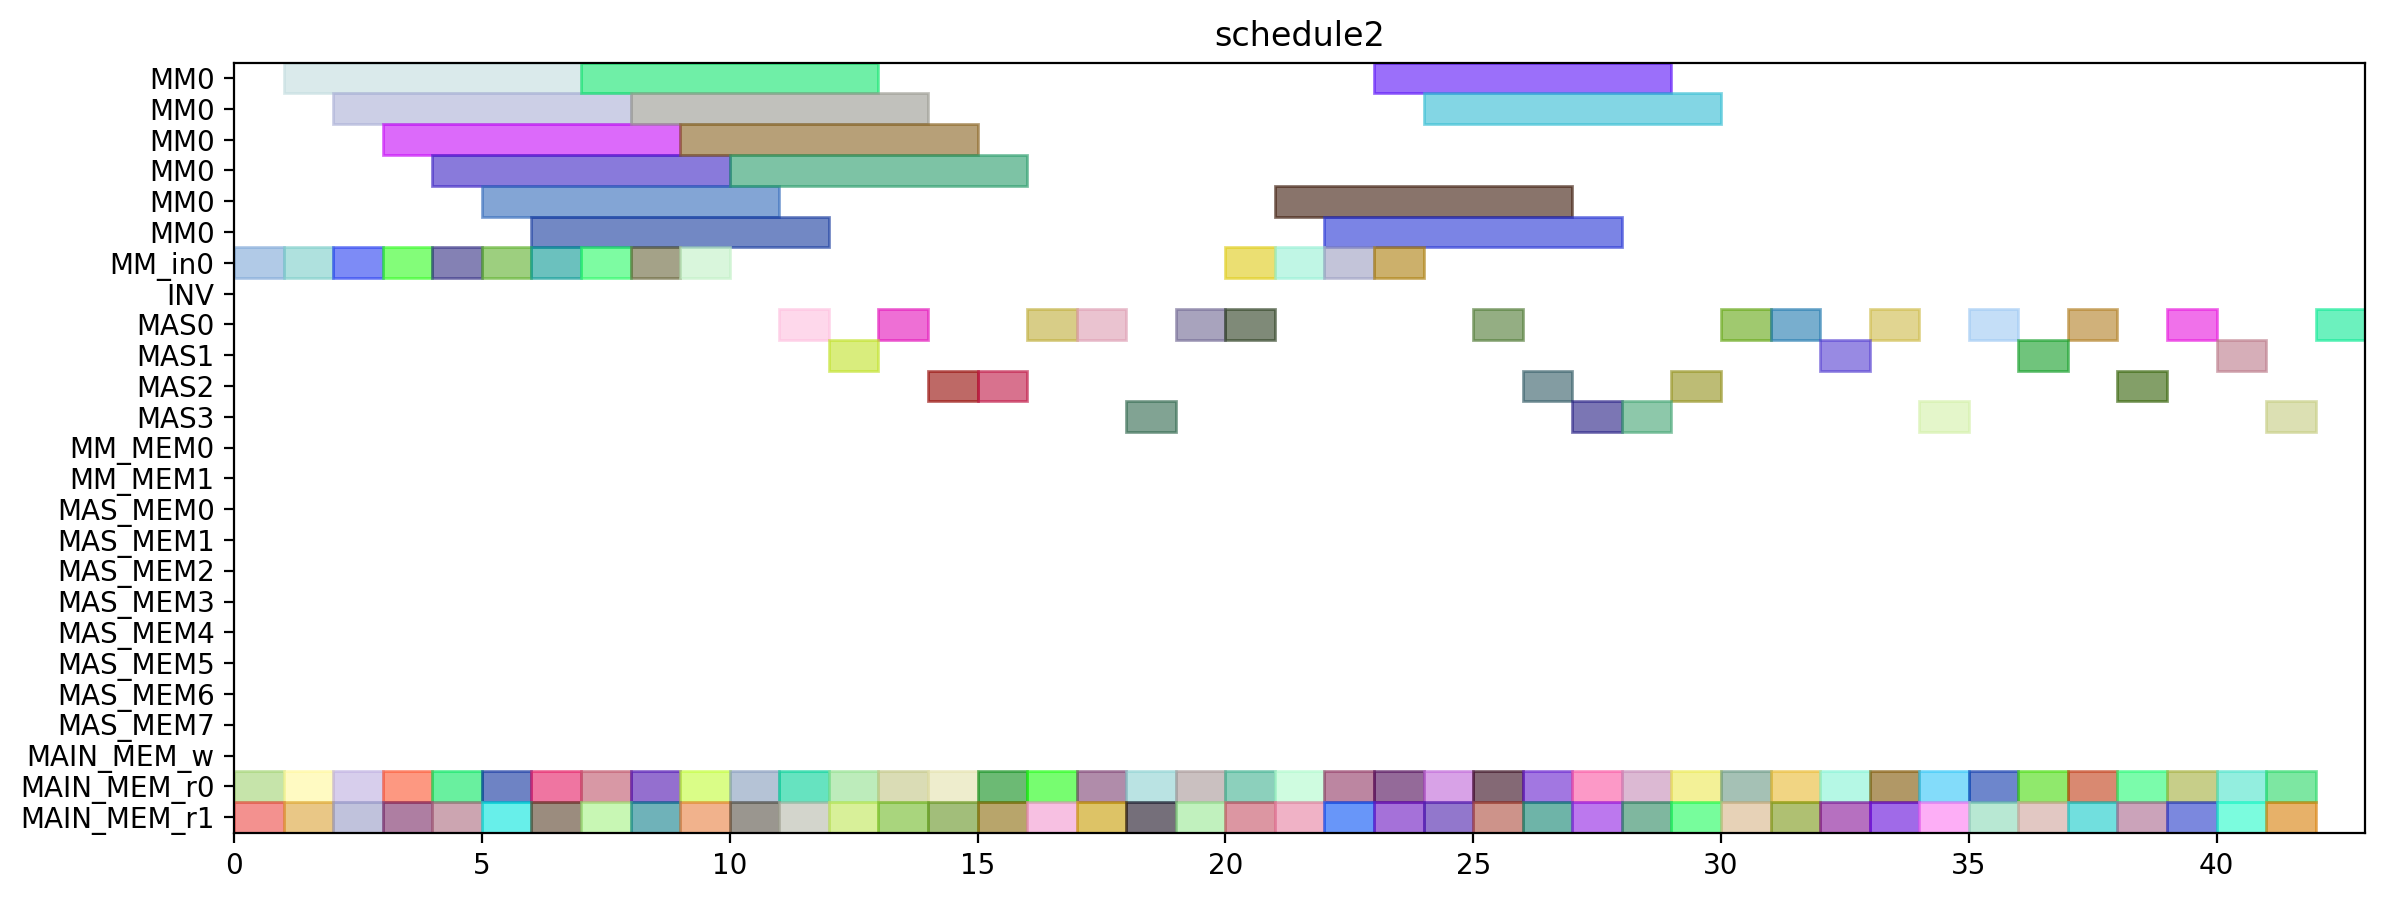

The Python source for this figure:
from pyschedule import Scenario, solvers, plotters, alt


def solve():
	horizon = 131
	S = Scenario("schedule2", horizon=horizon)

	# resource
	MM = S.Resources('MM', num=1, size=6)
	MM_in = S.Resources('MM_in', num=1)
	INV = S.Resource('INV')
	MAS = S.Resources('MAS', num=4, size=1, periods=range(1, horizon))
	MM_MEM = S.Resources('MM_MEM', num=2)
	MAS_MEM = S.Resources('MAS_MEM', num=8)
	MAIN_MEM_w = S.Resource('MAIN_MEM_w', size=1)
	MAIN_MEM_r = S.Resources('MAIN_MEM_r', num=2)

	# result of previous scheduling
	t4_t1_t1_in = S.Task('t4_t1_t1_in', length=1, delay_cost=1)
	S += t4_t1_t1_in >= 0
	t4_t1_t1_in += MM_in[0]

	t4_t1_t1_mem0 = S.Task('t4_t1_t1_mem0', length=1, delay_cost=1)
	S += t4_t1_t1_mem0 >= 0
	t4_t1_t1_mem0 += MAIN_MEM_r[0]

	t4_t1_t1_mem1 = S.Task('t4_t1_t1_mem1', length=1, delay_cost=1)
	S += t4_t1_t1_mem1 >= 0
	t4_t1_t1_mem1 += MAIN_MEM_r[1]

	t1_t0_in = S.Task('t1_t0_in', length=1, delay_cost=1)
	S += t1_t0_in >= 1
	t1_t0_in += MM_in[0]

	t1_t0_mem0 = S.Task('t1_t0_mem0', length=1, delay_cost=1)
	S += t1_t0_mem0 >= 1
	t1_t0_mem0 += MAIN_MEM_r[0]

	t1_t0_mem1 = S.Task('t1_t0_mem1', length=1, delay_cost=1)
	S += t1_t0_mem1 >= 1
	t1_t0_mem1 += MAIN_MEM_r[1]

	t4_t1_t1 = S.Task('t4_t1_t1', length=6, delay_cost=1)
	S += t4_t1_t1 >= 1
	t4_t1_t1 += MM[0]

	t0_t0_in = S.Task('t0_t0_in', length=1, delay_cost=1)
	S += t0_t0_in >= 2
	t0_t0_in += MM_in[0]

	t0_t0_mem0 = S.Task('t0_t0_mem0', length=1, delay_cost=1)
	S += t0_t0_mem0 >= 2
	t0_t0_mem0 += MAIN_MEM_r[0]

	t0_t0_mem1 = S.Task('t0_t0_mem1', length=1, delay_cost=1)
	S += t0_t0_mem1 >= 2
	t0_t0_mem1 += MAIN_MEM_r[1]

	t1_t0 = S.Task('t1_t0', length=6, delay_cost=1)
	S += t1_t0 >= 2
	t1_t0 += MM[0]

	t0_t0 = S.Task('t0_t0', length=6, delay_cost=1)
	S += t0_t0 >= 3
	t0_t0 += MM[0]

	t2_t1_in = S.Task('t2_t1_in', length=1, delay_cost=1)
	S += t2_t1_in >= 3
	t2_t1_in += MM_in[0]

	t2_t1_mem0 = S.Task('t2_t1_mem0', length=1, delay_cost=1)
	S += t2_t1_mem0 >= 3
	t2_t1_mem0 += MAIN_MEM_r[0]

	t2_t1_mem1 = S.Task('t2_t1_mem1', length=1, delay_cost=1)
	S += t2_t1_mem1 >= 3
	t2_t1_mem1 += MAIN_MEM_r[1]

	t2_t1 = S.Task('t2_t1', length=6, delay_cost=1)
	S += t2_t1 >= 4
	t2_t1 += MM[0]

	t4_t0_t0_in = S.Task('t4_t0_t0_in', length=1, delay_cost=1)
	S += t4_t0_t0_in >= 4
	t4_t0_t0_in += MM_in[0]

	t4_t0_t0_mem0 = S.Task('t4_t0_t0_mem0', length=1, delay_cost=1)
	S += t4_t0_t0_mem0 >= 4
	t4_t0_t0_mem0 += MAIN_MEM_r[0]

	t4_t0_t0_mem1 = S.Task('t4_t0_t0_mem1', length=1, delay_cost=1)
	S += t4_t0_t0_mem1 >= 4
	t4_t0_t0_mem1 += MAIN_MEM_r[1]

	t4_t0_t0 = S.Task('t4_t0_t0', length=6, delay_cost=1)
	S += t4_t0_t0 >= 5
	t4_t0_t0 += MM[0]

	t4_t0_t1_in = S.Task('t4_t0_t1_in', length=1, delay_cost=1)
	S += t4_t0_t1_in >= 5
	t4_t0_t1_in += MM_in[0]

	t4_t0_t1_mem0 = S.Task('t4_t0_t1_mem0', length=1, delay_cost=1)
	S += t4_t0_t1_mem0 >= 5
	t4_t0_t1_mem0 += MAIN_MEM_r[0]

	t4_t0_t1_mem1 = S.Task('t4_t0_t1_mem1', length=1, delay_cost=1)
	S += t4_t0_t1_mem1 >= 5
	t4_t0_t1_mem1 += MAIN_MEM_r[1]

	t0_t1_in = S.Task('t0_t1_in', length=1, delay_cost=1)
	S += t0_t1_in >= 6
	t0_t1_in += MM_in[0]

	t0_t1_mem0 = S.Task('t0_t1_mem0', length=1, delay_cost=1)
	S += t0_t1_mem0 >= 6
	t0_t1_mem0 += MAIN_MEM_r[0]

	t0_t1_mem1 = S.Task('t0_t1_mem1', length=1, delay_cost=1)
	S += t0_t1_mem1 >= 6
	t0_t1_mem1 += MAIN_MEM_r[1]

	t4_t0_t1 = S.Task('t4_t0_t1', length=6, delay_cost=1)
	S += t4_t0_t1 >= 6
	t4_t0_t1 += MM[0]

	t0_t1 = S.Task('t0_t1', length=6, delay_cost=1)
	S += t0_t1 >= 7
	t0_t1 += MM[0]

	t1_t1_in = S.Task('t1_t1_in', length=1, delay_cost=1)
	S += t1_t1_in >= 7
	t1_t1_in += MM_in[0]

	t1_t1_mem0 = S.Task('t1_t1_mem0', length=1, delay_cost=1)
	S += t1_t1_mem0 >= 7
	t1_t1_mem0 += MAIN_MEM_r[0]

	t1_t1_mem1 = S.Task('t1_t1_mem1', length=1, delay_cost=1)
	S += t1_t1_mem1 >= 7
	t1_t1_mem1 += MAIN_MEM_r[1]

	t1_t1 = S.Task('t1_t1', length=6, delay_cost=1)
	S += t1_t1 >= 8
	t1_t1 += MM[0]

	t2_t0_in = S.Task('t2_t0_in', length=1, delay_cost=1)
	S += t2_t0_in >= 8
	t2_t0_in += MM_in[0]

	t2_t0_mem0 = S.Task('t2_t0_mem0', length=1, delay_cost=1)
	S += t2_t0_mem0 >= 8
	t2_t0_mem0 += MAIN_MEM_r[0]

	t2_t0_mem1 = S.Task('t2_t0_mem1', length=1, delay_cost=1)
	S += t2_t0_mem1 >= 8
	t2_t0_mem1 += MAIN_MEM_r[1]

	t2_t0 = S.Task('t2_t0', length=6, delay_cost=1)
	S += t2_t0 >= 9
	t2_t0 += MM[0]

	t4_t1_t0_in = S.Task('t4_t1_t0_in', length=1, delay_cost=1)
	S += t4_t1_t0_in >= 9
	t4_t1_t0_in += MM_in[0]

	t4_t1_t0_mem0 = S.Task('t4_t1_t0_mem0', length=1, delay_cost=1)
	S += t4_t1_t0_mem0 >= 9
	t4_t1_t0_mem0 += MAIN_MEM_r[0]

	t4_t1_t0_mem1 = S.Task('t4_t1_t0_mem1', length=1, delay_cost=1)
	S += t4_t1_t0_mem1 >= 9
	t4_t1_t0_mem1 += MAIN_MEM_r[1]

	t2_t2_mem0 = S.Task('t2_t2_mem0', length=1, delay_cost=1)
	S += t2_t2_mem0 >= 10
	t2_t2_mem0 += MAIN_MEM_r[0]

	t2_t2_mem1 = S.Task('t2_t2_mem1', length=1, delay_cost=1)
	S += t2_t2_mem1 >= 10
	t2_t2_mem1 += MAIN_MEM_r[1]

	t4_t1_t0 = S.Task('t4_t1_t0', length=6, delay_cost=1)
	S += t4_t1_t0 >= 10
	t4_t1_t0 += MM[0]

	t1_t2_mem0 = S.Task('t1_t2_mem0', length=1, delay_cost=1)
	S += t1_t2_mem0 >= 11
	t1_t2_mem0 += MAIN_MEM_r[0]

	t1_t2_mem1 = S.Task('t1_t2_mem1', length=1, delay_cost=1)
	S += t1_t2_mem1 >= 11
	t1_t2_mem1 += MAIN_MEM_r[1]

	t2_t2 = S.Task('t2_t2', length=1, delay_cost=1)
	S += t2_t2 >= 11
	t2_t2 += MAS[0]

	t1_t2 = S.Task('t1_t2', length=1, delay_cost=1)
	S += t1_t2 >= 12
	t1_t2 += MAS[1]

	t2_t3_mem0 = S.Task('t2_t3_mem0', length=1, delay_cost=1)
	S += t2_t3_mem0 >= 12
	t2_t3_mem0 += MAIN_MEM_r[0]

	t2_t3_mem1 = S.Task('t2_t3_mem1', length=1, delay_cost=1)
	S += t2_t3_mem1 >= 12
	t2_t3_mem1 += MAIN_MEM_r[1]

	t0_t3_mem0 = S.Task('t0_t3_mem0', length=1, delay_cost=1)
	S += t0_t3_mem0 >= 13
	t0_t3_mem0 += MAIN_MEM_r[0]

	t0_t3_mem1 = S.Task('t0_t3_mem1', length=1, delay_cost=1)
	S += t0_t3_mem1 >= 13
	t0_t3_mem1 += MAIN_MEM_r[1]

	t2_t3 = S.Task('t2_t3', length=1, delay_cost=1)
	S += t2_t3 >= 13
	t2_t3 += MAS[0]

	t0_t3 = S.Task('t0_t3', length=1, delay_cost=1)
	S += t0_t3 >= 14
	t0_t3 += MAS[2]

	t4_t0_t2_mem0 = S.Task('t4_t0_t2_mem0', length=1, delay_cost=1)
	S += t4_t0_t2_mem0 >= 14
	t4_t0_t2_mem0 += MAIN_MEM_r[0]

	t4_t0_t2_mem1 = S.Task('t4_t0_t2_mem1', length=1, delay_cost=1)
	S += t4_t0_t2_mem1 >= 14
	t4_t0_t2_mem1 += MAIN_MEM_r[1]

	t4_t0_t2 = S.Task('t4_t0_t2', length=1, delay_cost=1)
	S += t4_t0_t2 >= 15
	t4_t0_t2 += MAS[2]

	t4_t1_t3_mem0 = S.Task('t4_t1_t3_mem0', length=1, delay_cost=1)
	S += t4_t1_t3_mem0 >= 15
	t4_t1_t3_mem0 += MAIN_MEM_r[0]

	t4_t1_t3_mem1 = S.Task('t4_t1_t3_mem1', length=1, delay_cost=1)
	S += t4_t1_t3_mem1 >= 15
	t4_t1_t3_mem1 += MAIN_MEM_r[1]

	t4_t0_t3_mem0 = S.Task('t4_t0_t3_mem0', length=1, delay_cost=1)
	S += t4_t0_t3_mem0 >= 16
	t4_t0_t3_mem0 += MAIN_MEM_r[0]

	t4_t0_t3_mem1 = S.Task('t4_t0_t3_mem1', length=1, delay_cost=1)
	S += t4_t0_t3_mem1 >= 16
	t4_t0_t3_mem1 += MAIN_MEM_r[1]

	t4_t1_t3 = S.Task('t4_t1_t3', length=1, delay_cost=1)
	S += t4_t1_t3 >= 16
	t4_t1_t3 += MAS[0]

	t4_t0_t3 = S.Task('t4_t0_t3', length=1, delay_cost=1)
	S += t4_t0_t3 >= 17
	t4_t0_t3 += MAS[0]

	t4_t1_t2_mem0 = S.Task('t4_t1_t2_mem0', length=1, delay_cost=1)
	S += t4_t1_t2_mem0 >= 17
	t4_t1_t2_mem0 += MAIN_MEM_r[0]

	t4_t1_t2_mem1 = S.Task('t4_t1_t2_mem1', length=1, delay_cost=1)
	S += t4_t1_t2_mem1 >= 17
	t4_t1_t2_mem1 += MAIN_MEM_r[1]

	t0_t2_mem0 = S.Task('t0_t2_mem0', length=1, delay_cost=1)
	S += t0_t2_mem0 >= 18
	t0_t2_mem0 += MAIN_MEM_r[0]

	t0_t2_mem1 = S.Task('t0_t2_mem1', length=1, delay_cost=1)
	S += t0_t2_mem1 >= 18
	t0_t2_mem1 += MAIN_MEM_r[1]

	t4_t1_t2 = S.Task('t4_t1_t2', length=1, delay_cost=1)
	S += t4_t1_t2 >= 18
	t4_t1_t2 += MAS[3]

	t0_t2 = S.Task('t0_t2', length=1, delay_cost=1)
	S += t0_t2 >= 19
	t0_t2 += MAS[0]

	t1_t3_mem0 = S.Task('t1_t3_mem0', length=1, delay_cost=1)
	S += t1_t3_mem0 >= 19
	t1_t3_mem0 += MAIN_MEM_r[0]

	t1_t3_mem1 = S.Task('t1_t3_mem1', length=1, delay_cost=1)
	S += t1_t3_mem1 >= 19
	t1_t3_mem1 += MAIN_MEM_r[1]

	t1_t3 = S.Task('t1_t3', length=1, delay_cost=1)
	S += t1_t3 >= 20
	t1_t3 += MAS[0]

	t4_t8_t0_in = S.Task('t4_t8_t0_in', length=1, delay_cost=1)
	S += t4_t8_t0_in >= 20
	t4_t8_t0_in += MM_in[0]

	t4_t8_t0_mem0 = S.Task('t4_t8_t0_mem0', length=1, delay_cost=1)
	S += t4_t8_t0_mem0 >= 20
	t4_t8_t0_mem0 += MAIN_MEM_r[0]

	t4_t8_t0_mem1 = S.Task('t4_t8_t0_mem1', length=1, delay_cost=1)
	S += t4_t8_t0_mem1 >= 20
	t4_t8_t0_mem1 += MAIN_MEM_r[1]

	t4_t8_t0 = S.Task('t4_t8_t0', length=6, delay_cost=1)
	S += t4_t8_t0 >= 21
	t4_t8_t0 += MM[0]

	t4_t8_t1_in = S.Task('t4_t8_t1_in', length=1, delay_cost=1)
	S += t4_t8_t1_in >= 21
	t4_t8_t1_in += MM_in[0]

	t4_t8_t1_mem0 = S.Task('t4_t8_t1_mem0', length=1, delay_cost=1)
	S += t4_t8_t1_mem0 >= 21
	t4_t8_t1_mem0 += MAIN_MEM_r[0]

	t4_t8_t1_mem1 = S.Task('t4_t8_t1_mem1', length=1, delay_cost=1)
	S += t4_t8_t1_mem1 >= 21
	t4_t8_t1_mem1 += MAIN_MEM_r[1]

	t4_t2_t0_in = S.Task('t4_t2_t0_in', length=1, delay_cost=1)
	S += t4_t2_t0_in >= 22
	t4_t2_t0_in += MM_in[0]

	t4_t2_t0_mem0 = S.Task('t4_t2_t0_mem0', length=1, delay_cost=1)
	S += t4_t2_t0_mem0 >= 22
	t4_t2_t0_mem0 += MAIN_MEM_r[0]

	t4_t2_t0_mem1 = S.Task('t4_t2_t0_mem1', length=1, delay_cost=1)
	S += t4_t2_t0_mem1 >= 22
	t4_t2_t0_mem1 += MAIN_MEM_r[1]

	t4_t8_t1 = S.Task('t4_t8_t1', length=6, delay_cost=1)
	S += t4_t8_t1 >= 22
	t4_t8_t1 += MM[0]

	t4_t2_t0 = S.Task('t4_t2_t0', length=6, delay_cost=1)
	S += t4_t2_t0 >= 23
	t4_t2_t0 += MM[0]

	t4_t2_t1_in = S.Task('t4_t2_t1_in', length=1, delay_cost=1)
	S += t4_t2_t1_in >= 23
	t4_t2_t1_in += MM_in[0]

	t4_t2_t1_mem0 = S.Task('t4_t2_t1_mem0', length=1, delay_cost=1)
	S += t4_t2_t1_mem0 >= 23
	t4_t2_t1_mem0 += MAIN_MEM_r[0]

	t4_t2_t1_mem1 = S.Task('t4_t2_t1_mem1', length=1, delay_cost=1)
	S += t4_t2_t1_mem1 >= 23
	t4_t2_t1_mem1 += MAIN_MEM_r[1]

	t4_t2_t1 = S.Task('t4_t2_t1', length=6, delay_cost=1)
	S += t4_t2_t1 >= 24
	t4_t2_t1 += MM[0]

	t4_t51_mem0 = S.Task('t4_t51_mem0', length=1, delay_cost=1)
	S += t4_t51_mem0 >= 24
	t4_t51_mem0 += MAIN_MEM_r[0]

	t4_t51_mem1 = S.Task('t4_t51_mem1', length=1, delay_cost=1)
	S += t4_t51_mem1 >= 24
	t4_t51_mem1 += MAIN_MEM_r[1]

	t4_t41_mem0 = S.Task('t4_t41_mem0', length=1, delay_cost=1)
	S += t4_t41_mem0 >= 25
	t4_t41_mem0 += MAIN_MEM_r[0]

	t4_t41_mem1 = S.Task('t4_t41_mem1', length=1, delay_cost=1)
	S += t4_t41_mem1 >= 25
	t4_t41_mem1 += MAIN_MEM_r[1]

	t4_t51 = S.Task('t4_t51', length=1, delay_cost=1)
	S += t4_t51 >= 25
	t4_t51 += MAS[0]

	t4_t41 = S.Task('t4_t41', length=1, delay_cost=1)
	S += t4_t41 >= 26
	t4_t41 += MAS[2]

	t4_t50_mem0 = S.Task('t4_t50_mem0', length=1, delay_cost=1)
	S += t4_t50_mem0 >= 26
	t4_t50_mem0 += MAIN_MEM_r[0]

	t4_t50_mem1 = S.Task('t4_t50_mem1', length=1, delay_cost=1)
	S += t4_t50_mem1 >= 26
	t4_t50_mem1 += MAIN_MEM_r[1]

	t4_t50 = S.Task('t4_t50', length=1, delay_cost=1)
	S += t4_t50 >= 27
	t4_t50 += MAS[3]

	t81_mem0 = S.Task('t81_mem0', length=1, delay_cost=1)
	S += t81_mem0 >= 27
	t81_mem0 += MAIN_MEM_r[0]

	t81_mem1 = S.Task('t81_mem1', length=1, delay_cost=1)
	S += t81_mem1 >= 27
	t81_mem1 += MAIN_MEM_r[1]

	t81 = S.Task('t81', length=1, delay_cost=1)
	S += t81 >= 28
	t81 += MAS[3]

	t91_mem0 = S.Task('t91_mem0', length=1, delay_cost=1)
	S += t91_mem0 >= 28
	t91_mem0 += MAIN_MEM_r[0]

	t91_mem1 = S.Task('t91_mem1', length=1, delay_cost=1)
	S += t91_mem1 >= 28
	t91_mem1 += MAIN_MEM_r[1]

	t100_mem0 = S.Task('t100_mem0', length=1, delay_cost=1)
	S += t100_mem0 >= 29
	t100_mem0 += MAIN_MEM_r[0]

	t100_mem1 = S.Task('t100_mem1', length=1, delay_cost=1)
	S += t100_mem1 >= 29
	t100_mem1 += MAIN_MEM_r[1]

	t91 = S.Task('t91', length=1, delay_cost=1)
	S += t91 >= 29
	t91 += MAS[2]

	t100 = S.Task('t100', length=1, delay_cost=1)
	S += t100 >= 30
	t100 += MAS[0]

	t80_mem0 = S.Task('t80_mem0', length=1, delay_cost=1)
	S += t80_mem0 >= 30
	t80_mem0 += MAIN_MEM_r[0]

	t80_mem1 = S.Task('t80_mem1', length=1, delay_cost=1)
	S += t80_mem1 >= 30
	t80_mem1 += MAIN_MEM_r[1]

	t4_t2_t2_mem0 = S.Task('t4_t2_t2_mem0', length=1, delay_cost=1)
	S += t4_t2_t2_mem0 >= 31
	t4_t2_t2_mem0 += MAIN_MEM_r[0]

	t4_t2_t2_mem1 = S.Task('t4_t2_t2_mem1', length=1, delay_cost=1)
	S += t4_t2_t2_mem1 >= 31
	t4_t2_t2_mem1 += MAIN_MEM_r[1]

	t80 = S.Task('t80', length=1, delay_cost=1)
	S += t80 >= 31
	t80 += MAS[0]

	t4_t2_t2 = S.Task('t4_t2_t2', length=1, delay_cost=1)
	S += t4_t2_t2 >= 32
	t4_t2_t2 += MAS[1]

	t4_t40_mem0 = S.Task('t4_t40_mem0', length=1, delay_cost=1)
	S += t4_t40_mem0 >= 32
	t4_t40_mem0 += MAIN_MEM_r[0]

	t4_t40_mem1 = S.Task('t4_t40_mem1', length=1, delay_cost=1)
	S += t4_t40_mem1 >= 32
	t4_t40_mem1 += MAIN_MEM_r[1]

	t4_t40 = S.Task('t4_t40', length=1, delay_cost=1)
	S += t4_t40 >= 33
	t4_t40 += MAS[0]

	t90_mem0 = S.Task('t90_mem0', length=1, delay_cost=1)
	S += t90_mem0 >= 33
	t90_mem0 += MAIN_MEM_r[0]

	t90_mem1 = S.Task('t90_mem1', length=1, delay_cost=1)
	S += t90_mem1 >= 33
	t90_mem1 += MAIN_MEM_r[1]

	t4_t8_t3_mem0 = S.Task('t4_t8_t3_mem0', length=1, delay_cost=1)
	S += t4_t8_t3_mem0 >= 34
	t4_t8_t3_mem0 += MAIN_MEM_r[0]

	t4_t8_t3_mem1 = S.Task('t4_t8_t3_mem1', length=1, delay_cost=1)
	S += t4_t8_t3_mem1 >= 34
	t4_t8_t3_mem1 += MAIN_MEM_r[1]

	t90 = S.Task('t90', length=1, delay_cost=1)
	S += t90 >= 34
	t90 += MAS[3]

	t101_mem0 = S.Task('t101_mem0', length=1, delay_cost=1)
	S += t101_mem0 >= 35
	t101_mem0 += MAIN_MEM_r[0]

	t101_mem1 = S.Task('t101_mem1', length=1, delay_cost=1)
	S += t101_mem1 >= 35
	t101_mem1 += MAIN_MEM_r[1]

	t4_t8_t3 = S.Task('t4_t8_t3', length=1, delay_cost=1)
	S += t4_t8_t3 >= 35
	t4_t8_t3 += MAS[0]

	t101 = S.Task('t101', length=1, delay_cost=1)
	S += t101 >= 36
	t101 += MAS[1]

	t4_t8_t2_mem0 = S.Task('t4_t8_t2_mem0', length=1, delay_cost=1)
	S += t4_t8_t2_mem0 >= 36
	t4_t8_t2_mem0 += MAIN_MEM_r[0]

	t4_t8_t2_mem1 = S.Task('t4_t8_t2_mem1', length=1, delay_cost=1)
	S += t4_t8_t2_mem1 >= 36
	t4_t8_t2_mem1 += MAIN_MEM_r[1]

	t4_t2_t3_mem0 = S.Task('t4_t2_t3_mem0', length=1, delay_cost=1)
	S += t4_t2_t3_mem0 >= 37
	t4_t2_t3_mem0 += MAIN_MEM_r[0]

	t4_t2_t3_mem1 = S.Task('t4_t2_t3_mem1', length=1, delay_cost=1)
	S += t4_t2_t3_mem1 >= 37
	t4_t2_t3_mem1 += MAIN_MEM_r[1]

	t4_t8_t2 = S.Task('t4_t8_t2', length=1, delay_cost=1)
	S += t4_t8_t2 >= 37
	t4_t8_t2 += MAS[0]

	t4_t2_t3 = S.Task('t4_t2_t3', length=1, delay_cost=1)
	S += t4_t2_t3 >= 38
	t4_t2_t3 += MAS[2]

	t71_mem0 = S.Task('t71_mem0', length=1, delay_cost=1)
	S += t71_mem0 >= 38
	t71_mem0 += MAIN_MEM_r[0]

	t71_mem1 = S.Task('t71_mem1', length=1, delay_cost=1)
	S += t71_mem1 >= 38
	t71_mem1 += MAIN_MEM_r[1]

	t70_mem0 = S.Task('t70_mem0', length=1, delay_cost=1)
	S += t70_mem0 >= 39
	t70_mem0 += MAIN_MEM_r[0]

	t70_mem1 = S.Task('t70_mem1', length=1, delay_cost=1)
	S += t70_mem1 >= 39
	t70_mem1 += MAIN_MEM_r[1]

	t71 = S.Task('t71', length=1, delay_cost=1)
	S += t71 >= 39
	t71 += MAS[0]

	t70 = S.Task('t70', length=1, delay_cost=1)
	S += t70 >= 40
	t70 += MAS[1]


	# new tasks
	t5_t0_t2 = S.Task('t5_t0_t2', length=1, delay_cost=1)
	t5_t0_t2 += alt(MAS)

	t5_t0_t2_mem0 = S.Task('t5_t0_t2_mem0', length=1, delay_cost=1)
	t5_t0_t2_mem0 += MAIN_MEM_r[0]
	S += t5_t0_t2_mem0 <= t5_t0_t2

	t5_t0_t2_mem1 = S.Task('t5_t0_t2_mem1', length=1, delay_cost=1)
	t5_t0_t2_mem1 += MAIN_MEM_r[1]
	S += t5_t0_t2_mem1 <= t5_t0_t2

	t5_t8_t2 = S.Task('t5_t8_t2', length=1, delay_cost=1)
	t5_t8_t2 += alt(MAS)

	t5_t8_t2_mem0 = S.Task('t5_t8_t2_mem0', length=1, delay_cost=1)
	t5_t8_t2_mem0 += MAIN_MEM_r[0]
	S += t5_t8_t2_mem0 <= t5_t8_t2

	t5_t8_t2_mem1 = S.Task('t5_t8_t2_mem1', length=1, delay_cost=1)
	t5_t8_t2_mem1 += MAIN_MEM_r[1]
	S += t5_t8_t2_mem1 <= t5_t8_t2

	solvers.mip.solve(S,msg=1,kind='CPLEX',ratio_gap=1.01)

	solution = [['hoge']*len(S.solution()[1]) for i in range(len(S.solution()))]
	for i in range(len(S.solution())):
		for j in range(len(S.solution()[i])):
			solution[i][j]=str(S.solution()[i][j])
	print(solution)

	cycles = int(solution[-1][3])

	pic_file_name = "/home/mfukuda/ABE/python/multiRAM_multiMAS/scheduling_result/stage6MM1_stage1MAS4/SPARSE/schedule2.png"
	if(S.solution() != []):
		plotters.matplotlib.plot(S,img_filename=pic_file_name, show_task_labels=False, fig_size=(cycles*0.25+3, 5))

	return solution
